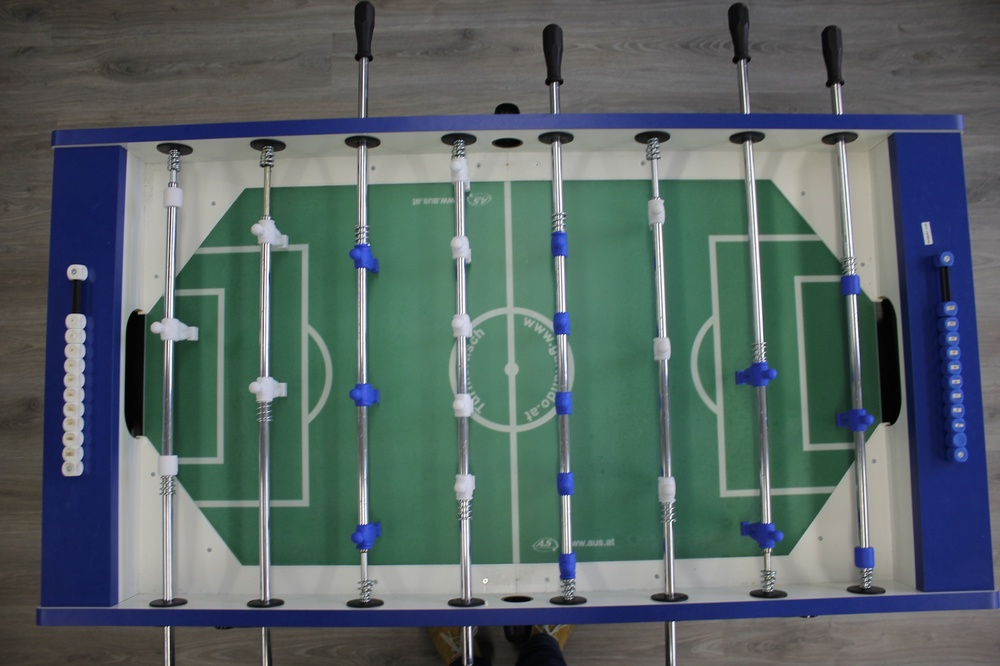
#> input picture original.jpg, 1000 x 666 px, shrunk from 2000 x 1333 before the run
$ python draw_contours.py original.jpg   (older library calls are emulated)
#> lines starting #> are read from the running program, lines starting #| are printed output that depends on the picture
import os
import sys
import math
import collections
import itertools
import heapq

import numpy as np
import scipy.ndimage
from PIL import Image
import matplotlib.pyplot as plt
import matplotlib.patches as mpatches
import cv2

from skimage import data
from skimage.filter import threshold_otsu
from skimage.segmentation import clear_border
from skimage.morphology import label, closing, square
from skimage.measure import regionprops
import skimage.color


# Percentage of length of the table. This is used to determine box around
# score blocks
SCORE_BLOCK_LENGTH = 0.06

# The HSV value range that is used to get blue color of the image
BLUE_RANGE_MIN = np.array([80, 70, 70], np.uint8)
BLUE_RANGE_MAX = np.array([130, 255, 255], np.uint8)


# [20 lines left out: functions coordinate_sort_key, find_table_ends, find_blue, not called in this run]


def middle_point(p1, p2):
    return ((p1[0] + p2[0]) / 2, (p1[1] + p2[1]) / 2)


# [30 lines left out: functions table_end_middles, calculate_coordinate_addition, calculate_score_box, threshold, not called in this run]


def main():
    file_name = sys.argv[1]
    image = cv2.imread(file_name)
#> image is the input picture: shape (666, 1000, 3); mean B, G, R 100.9, 100, 85.8
    bw = cv2.cvtColor(image, cv2.COLOR_BGR2GRAY)
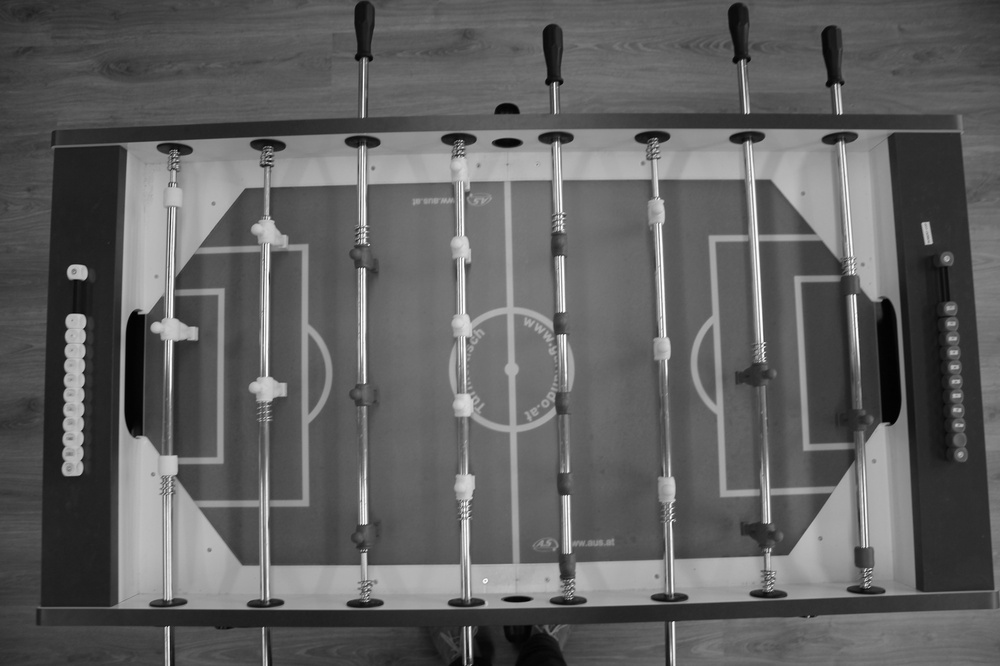
#> bw: shape (666, 1000); min 0, max 255, mean 95.8

    label_image = label(image)
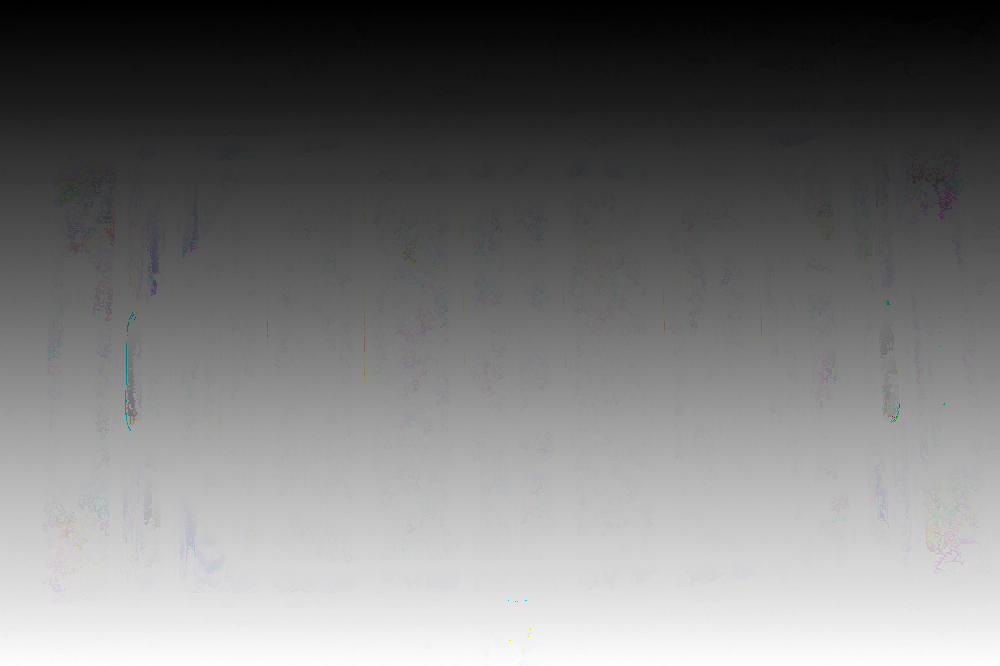
#> label_image: shape (666, 1000, 3) int64; mean B, G, R 314053.4, 313369.5, 313633; drawn with min black and max white
#> (the run stopped early here; a loop or call above may not have finished)

$ run again, on crop1.jpg
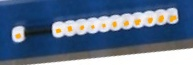
#> input picture crop1.jpg, 193 x 65 px
#> in main, image is the input picture: shape (65, 193, 3); mean B, G, R 137.6, 111.1, 91.4
#> in main, `bw = cv2.cvtColor(image, cv2.COLOR_BGR2GRAY)`:
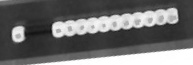
#> bw: shape (65, 193); min 18, max 255, mean 108.2
#> in main, `label_image = label(image)`:
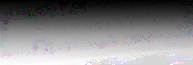
#> label_image: shape (65, 193, 3) int64; mean B, G, R 10371, 10242.4, 10314; drawn with min black and max white

$ run again, on crop2.jpg
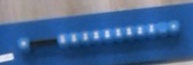
#> input picture crop2.jpg, 193 x 65 px
#> in main, image is the input picture: shape (65, 193, 3); mean B, G, R 146.8, 101.4, 69.1
#> in main, `bw = cv2.cvtColor(image, cv2.COLOR_BGR2GRAY)`:
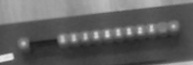
#> bw: shape (65, 193); min 29, max 234, mean 96.9
#> in main, `label_image = label(image)`:
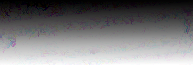
#> label_image: shape (65, 193, 3) int64; mean B, G, R 9761.6, 9639.3, 9695.6; drawn with min black and max white
